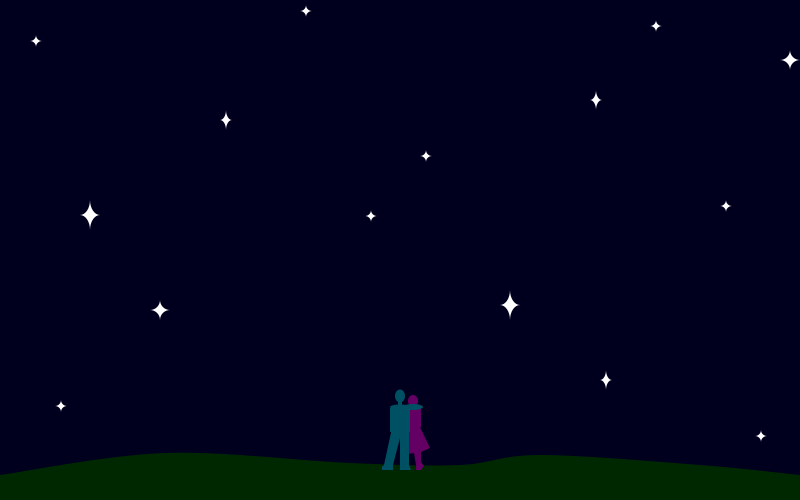
Frame 1 (no input)
Frame 60 (the mouse pressed at the canvas centre just before this capture): identical to frame 1, image omitted
Frame 120 (the mouse held since frame 60 and released just before this capture): identical to frame 1, image omitted

The Processing sketch that drew this single still picture (run headless with seeded random() and noise(); from frame 60 on, the mouse is pressed at the canvas centre):

// Processing sketch: processing_71181
// ── processing_71181.pde

int star1 = 12;
int star2 = 20;
int star3 = 30;
int star4 = 60;
int star5 = 40;
int letter = 8;

void setup(){
  size(800,500);
  noStroke();
}

void draw(){
  background(0,0,30);
  //land
  fill(0,40,0);
  beginShape();
  curveVertex(0,475);
  curveVertex(0,475);
  curveVertex(165,453);
  curveVertex(350,463);
  curveVertex(460,465);
  curveVertex(540,455);
  curveVertex(700,465);
  curveVertex(800,475);
  curveVertex(800,475);
  endShape();
  rect(0,475,800,30);
  //female
  fill(100,0,100);
  ellipse(413,401,10,12);
  rect(406,409,15,18);
  beginShape();
  vertex(419,425);
  vertex(430,448);
  vertex(421,452);
  vertex(421,462);
  vertex(424,466);
  vertex(421,470);
  vertex(416,470);
  vertex(416,465);
  vertex(414,453);
  vertex(408,454);
  vertex(408,425);
  endShape();
  //male
  fill(0,80,100);
  ellipse(400,396,10,13);
  rect(398,400,4,6);
  ellipse(400,407,20,5);
  rect(390,408,20,24);
  ellipse(413,407,20,6);
  beginShape();
  vertex(409,428);
  vertex(409,465);
  vertex(411,470);
  vertex(400,470);
  vertex(400,438);
  vertex(393,465);
  vertex(393,470);
  vertex(382,470);
  vertex(382,467);
  vertex(384,465);
  vertex(392,428);
  endShape();
  
  //stars
  fill(255);
  rect(30,35,star1,star1);
  fill(0,0,30);
  ellipse(30,35,star1,star1);
  ellipse(30+star1,35,star1,star1);
  ellipse(30,star1+35,star1,star1);
  ellipse(30+star1,35+star1,star1,star1);
  
  fill(255);
  rect(55,400,star1,star1);
  fill(0,0,30);
  ellipse(55,400,star1,star1);
  ellipse(55+star1,400,star1,star1);
  ellipse(55,star1+400,star1,star1);
  ellipse(55+star1,400+star1,star1,star1);
  
  fill(255);
  rect(80,200,star2,star3);
  fill(0,0,30);
  ellipse(80,200,star2,star3);
  ellipse(80+star2,200,star2,star3);
  ellipse(80,star3+200,star2,star3);
  ellipse(80+star2,200+star3,star2,star3);
  
  fill(255);
  rect(150,300,star2,star2);
  fill(0,0,30);
  ellipse(150,300,star2,star2);
  ellipse(150+star2,300,star2,star2);
  ellipse(150,star2+300,star2,star2);
  ellipse(150+star2,300+star2,star2,star2);
  
  fill(255);
  rect(220,110,star1,star2);
  fill(0,0,30);
  ellipse(220,110,star1,star2);
  ellipse(220+star1,110,star1,star2);
  ellipse(220,star2+110,star1,star2);
  ellipse(220+star1,110+star2,star1,star2);
  
  fill(255);
  rect(300,5,star1,star1);
  fill(0,0,30);
  ellipse(300,5,star1,star1);
  ellipse(300+star1,5,star1,star1);
  ellipse(300,star1+5,star1,star1);
  ellipse(300+star1,5+star1,star1,star1);
  
  fill(255);
  rect(365,210,star1,star1);
  fill(0,0,30);
  ellipse(365,210,star1,star1);
  ellipse(365+star1,210,star1,star1);
  ellipse(365,star1+210,star1,star1);
  ellipse(365+star1,210+star1,star1,star1);
  
  fill(255);
  rect(420,150,star1,star1);
  fill(0,0,30);
  ellipse(420,150,star1,star1);
  ellipse(420+star1,150,star1,star1);
  ellipse(420,star1+150,star1,star1);
  ellipse(420+star1,150+star1,star1,star1);
  
  fill(255);
  rect(500,290,star2,star3);
  fill(0,0,30);
  ellipse(500,290,star2,star3);
  ellipse(500+star2,290,star2,star3);
  ellipse(500,star3+290,star2,star3);
  ellipse(500+star2,290+star3,star2,star3);
  
  fill(255);
  rect(590,90,star1,star2);
  fill(0,0,30);
  ellipse(590,90,star1,star2);
  ellipse(590+star1,90,star1,star2);
  ellipse(590,star2+90,star1,star2);
  ellipse(590+star1,90+star2,star1,star2);
  
  fill(255);
  rect(600,370,star1,star2);
  fill(0,0,30);
  ellipse(600,370,star1,star2);
  ellipse(600+star1,370,star1,star2);
  ellipse(600,star2+370,star1,star2);
  ellipse(600+star1,370+star2,star1,star2);
  
  fill(255);
  rect(650,20,star1,star1);
  fill(0,0,30);
  ellipse(650,20,star1,star1);
  ellipse(650+star1,20,star1,star1);
  ellipse(650,star1+20,star1,star1);
  ellipse(650+star1,20+star1,star1,star1);
  
  fill(255);
  rect(720,200,star1,star1);
  fill(0,0,30);
  ellipse(720,200,star1,star1);
  ellipse(720+star1,200,star1,star1);
  ellipse(720,star1+200,star1,star1);
  ellipse(720+star1,200+star1,star1,star1);
  
  fill(255);
  rect(755,430,star1,star1);
  fill(0,0,30);
  ellipse(755,430,star1,star1);
  ellipse(755+star1,430,star1,star1);
  ellipse(755,star1+430,star1,star1);
  ellipse(755+star1,430+star1,star1,star1);
  
  fill(255);
  rect(780,50,star2,star2);
  fill(0,0,30);
  ellipse(780,50,star2,star2);
  ellipse(780+star2,50,star2,star2);
  ellipse(780,star2+50,star2,star2);
  ellipse(780+star2,50+star2,star2,star2);
}


//flashing stars

void mousePressed(){
  fill(255);
  rect(mouseX,mouseY-100,star3,star4);
  fill(0,0,30);
  ellipse(mouseX,mouseY-100,star3,star4);
  ellipse(mouseX+star3,mouseY-100,star3,star4);
  ellipse(mouseX,star4+mouseY-100,star3,star4);
  ellipse(mouseX+star3,mouseY-100+star4,star3,star4);
  
  fill(255);
  rect(mouseX+50,mouseY+70,star2,star3);
  fill(0,0,30);
  ellipse(mouseX+50,mouseY+70,star2,star3);
  ellipse(mouseX+50+star2,mouseY+70,star2,star3);
  ellipse(mouseX+50,star3+mouseY+70,star2,star3);
  ellipse(mouseX+50+star2,mouseY+70+star3,star2,star3);
  
  fill(255);
  rect(mouseX-100,mouseY+50,star3,star3);
  fill(0,0,30);
  ellipse(mouseX-100,mouseY+50,star3,star3);
  ellipse(mouseX-100+star3,mouseY+50,star3,star3);
  ellipse(mouseX-100,star3+mouseY+50,star3,star3);
  ellipse(mouseX-100+star3,mouseY+50+star3,star3,star3);
  
  fill(255);
  rect(mouseX,mouseX-450,star4,star5);
  fill(0,0,30);
  ellipse(mouseX,mouseX-450,star4,star5);
  ellipse(mouseX+star4,mouseX-450,star4,star5);
  ellipse(mouseX,star5+mouseX-450,star4,star5);
  ellipse(mouseX+star4,mouseX-450+star5,star4,star5);
  
  fill(255);
  rect(mouseX/2,mouseY/2,star5,star5);
  fill(0,0,30);
  ellipse(mouseX/2,mouseY/2,star5,star5);
  ellipse(mouseX/2+star5,mouseY/2,star5,star5);
  ellipse(mouseX/2,star5+mouseY/2,star5,star5);
  ellipse(mouseX/2+star5,mouseY/2+star5,star5,star5);
  
  fill(255);
  rect(mouseX-250,mouseY+50,star2,star2);
  fill(0,0,30);
  ellipse(mouseX-250,mouseY+50,star2,star2);
  ellipse(mouseX-250+star2,mouseY+50,star2,star2);
  ellipse(mouseX-250,star2+mouseY+50,star2,star2);
  ellipse(mouseX-250+star2,mouseY+50+star2,star2,star2);
}

void mouseReleased(){
  fill(255);
  rect(mouseY,mouseX,star3,star4);
  fill(0,0,30);
  ellipse(mouseY,mouseX,star3,star4);
  ellipse(mouseY+star3,mouseX,star3,star4);
  ellipse(mouseY,star4+mouseX,star3,star4);
  ellipse(mouseY+star3,mouseX+star4,star3,star4);
  
  fill(255);
  rect(mouseX+150,mouseY-50,star3,star3);
  fill(0,0,30);
  ellipse(mouseX+150,mouseY-50,star3,star3);
  ellipse(mouseX+150+star3,mouseY-50,star3,star3);
  ellipse(mouseX+150,star3+mouseY-50,star3,star3);
  ellipse(mouseX+150+star3,mouseY-50+star3,star3,star3);
  
  fill(255);
  rect(mouseX-70,mouseY-10,star2,star2);
  fill(0,0,30);
  ellipse(mouseX-70,mouseY-10,star2,star2);
  ellipse(mouseX-70+star2,mouseY-10,star2,star2);
  ellipse(mouseX-70,star2+mouseY-10,star2,star2);
  ellipse(mouseX-70+star2,mouseY-10+star2,star2,star2);
  
  fill(255);
  rect(mouseX+150,mouseY+150,star2,star2);
  fill(0,0,30);
  ellipse(mouseX+150,mouseY+150,star2,star2);
  ellipse(mouseX+150+star2,mouseY+150,star2,star2);
  ellipse(mouseX+150,star2+mouseY+150,star2,star2);
  ellipse(mouseX+150+star2,mouseY+150+star2,star2,star2);
  
  fill(255);
  rect(mouseX+250,mouseY,star2,star2);
  fill(0,0,30);
  ellipse(mouseX+250,mouseY,star2,star2);
  ellipse(mouseX+250+star2,mouseY,star2,star2);
  ellipse(mouseX+250,star2+mouseY,star2,star2);
  ellipse(mouseX+250+star2,mouseY+star2,star2,star2);
  
  fill(255);
  rect(mouseY+50,mouseX+170,star5,star4);
  fill(0,0,30);
  ellipse(mouseY+50,mouseX+170,star5,star4);
  ellipse(mouseY+50+star5,mouseX+170,star5,star4);
  ellipse(mouseY+50,star4+mouseX+170,star5,star4);
  ellipse(mouseY+50+star5,mouseX+170+star4,star5,star4);
}


void keyPressed(){
  
  if(key == 'y'){
    
    //letter
    fill(255);
    rect(22,77,letter,letter);
    fill(0,0,30);
    ellipse(22,77,letter,letter);
    ellipse(22+letter,77,letter,letter);
    ellipse(22,letter+77,letter,letter);
    ellipse(22+letter,77+letter,letter,letter);
    
    fill(255);
    rect(34,84,letter,letter);
    fill(0,0,30);
    ellipse(34,84,letter,letter);
    ellipse(34+letter,84,letter,letter);
    ellipse(34,letter+84,letter,letter);
    ellipse(34+letter,84+letter,letter,letter);
    
    fill(255);
    rect(46,91,letter,letter);
    fill(0,0,30);
    ellipse(46,91,letter,letter);
    ellipse(46+letter,91,letter,letter);
    ellipse(46,letter+91,letter,letter);
    ellipse(46+letter,91+letter,letter,letter);
    
    fill(255);
    rect(58,98,letter,letter);
    fill(0,0,30);
    ellipse(58,98,letter,letter);
    ellipse(58+letter,98,letter,letter);
    ellipse(58,letter+98,letter,letter);
    ellipse(58+letter,98+letter,letter,letter);
    
    fill(255);
    rect(63,86,letter,letter);
    fill(0,0,30);
    ellipse(63,86,letter,letter);
    ellipse(63+letter,86,letter,letter);
    ellipse(63,letter+86,letter,letter);
    ellipse(63+letter,86+letter,letter,letter);
    
    fill(255);
    rect(68,74,letter,letter);
    fill(0,0,30);
    ellipse(68,74,letter,letter);
    ellipse(68+letter,74,letter,letter);
    ellipse(68,letter+74,letter,letter);
    ellipse(68+letter,74+letter,letter,letter);
    
    fill(255);
    rect(73,62,letter,letter);
    fill(0,0,30);
    ellipse(73,62,letter,letter);
    ellipse(73+letter,62,letter,letter);
    ellipse(73,letter+62,letter,letter);
    ellipse(73+letter,62+letter,letter,letter);
    
    fill(255);
    rect(61,110,letter,letter);
    fill(0,0,30);
    ellipse(61,110,letter,letter);
    ellipse(61+letter,110,letter,letter);
    ellipse(61,letter+110,letter,letter);
    ellipse(61+letter,110+letter,letter,letter);
    
    fill(255);
    rect(64,122,letter,letter);
    fill(0,0,30);
    ellipse(64,122,letter,letter);
    ellipse(64+letter,122,letter,letter);
    ellipse(64,letter+122,letter,letter);
    ellipse(64+letter,122+letter,letter,letter);
    
    fill(255);
    rect(67,134,letter,letter);
    fill(0,0,30);
    ellipse(67,134,letter,letter);
    ellipse(67+letter,134,letter,letter);
    ellipse(67,letter+134,letter,letter);
    ellipse(67+letter,134+letter,letter,letter);
  
    //extra stars
    fill(255);
    rect(270,350,star2,star3);
    fill(0,0,30);
    ellipse(270,350,star2,star3);
    ellipse(270+star2,350,star2,star3);
    ellipse(270,star3+350,star2,star3);
    ellipse(270+star2,350+star3,star2,star3);
      
    fill(255);
    rect(450,70,star2,star3);
    fill(0,0,30);
    ellipse(450,70,star2,star3);
    ellipse(450+star2,70,star2,star3);
    ellipse(450,star3+70,star2,star3);
    ellipse(450+star2,70+star3,star2,star3);
    
    fill(255);
    rect(680,300,star2,star2);
    fill(0,0,30);
    ellipse(680,300,star2,star2);
    ellipse(680+star2,300,star2,star2);
    ellipse(680,star2+300,star2,star2);
    ellipse(680+star2,300+star2,star2,star2);
  }
    
  if (key == 'o'){
    
    //letter
    fill(255);
    rect(112,50,letter,letter);
    fill(0,0,30);
    ellipse(112,50,letter,letter);
    ellipse(112+letter,50,letter,letter);
    ellipse(112,letter+50,letter,letter);
    ellipse(112+letter,50+letter,letter,letter);
    
    fill(255);
    rect(102,60,letter,letter);
    fill(0,0,30);
    ellipse(102,60,letter,letter);
    ellipse(102+letter,60,letter,letter);
    ellipse(102,letter+60,letter,letter);
    ellipse(102+letter,60+letter,letter,letter);
    
    fill(255);
    rect(98,74,letter,letter);
    fill(0,0,30);
    ellipse(98,74,letter,letter);
    ellipse(98+letter,74,letter,letter);
    ellipse(98,letter+74,letter,letter);
    ellipse(98+letter,74+letter,letter,letter);
    
    fill(255);
    rect(98,88,letter,letter);
    fill(0,0,30);
    ellipse(98,88,letter,letter);
    ellipse(98+letter,88,letter,letter);
    ellipse(98,letter+88,letter,letter);
    ellipse(98+letter,88+letter,letter,letter);
    
    fill(255);
    rect(103,102,letter,letter);
    fill(0,0,30);
    ellipse(103,102,letter,letter);
    ellipse(103+letter,102,letter,letter);
    ellipse(103,letter+102,letter,letter);
    ellipse(103+letter,102+letter,letter,letter);
   
    fill(255);
    rect(113,114,letter,letter);
    fill(0,0,30);
    ellipse(113,114,letter,letter);
    ellipse(113+letter,114,letter,letter);
    ellipse(113,letter+114,letter,letter);
    ellipse(113+letter,114+letter,letter,letter);
    
    fill(255);
    rect(128,120,letter,letter);
    fill(0,0,30);
    ellipse(128,120,letter,letter);
    ellipse(128+letter,120,letter,letter);
    ellipse(128,letter+120,letter,letter);
    ellipse(128+letter,120+letter,letter,letter);
    
    fill(255);
    rect(143,118,letter,letter);
    fill(0,0,30);
    ellipse(143,118,letter,letter);
    ellipse(143+letter,118,letter,letter);
    ellipse(143,letter+118,letter,letter);
    ellipse(143+letter,118+letter,letter,letter);
    
    fill(255);
    rect(156,108,letter,letter);
    fill(0,0,30);
    ellipse(156,108,letter,letter);
    ellipse(156+letter,108,letter,letter);
    ellipse(156,letter+108,letter,letter);
    ellipse(156+letter,108+letter,letter,letter);
    
    fill(255);
    rect(162,94,letter,letter);
    fill(0,0,30);
    ellipse(162,94,letter,letter);
    ellipse(162+letter,94,letter,letter);
    ellipse(162,letter+94,letter,letter);
    ellipse(162+letter,94+letter,letter,letter);
    
    fill(255);
    rect(162,78,letter,letter);
    fill(0,0,30);
    ellipse(162,78,letter,letter);
    ellipse(162+letter,78,letter,letter);
    ellipse(162,letter+78,letter,letter);
    ellipse(162+letter,78+letter,letter,letter);
    
    fill(255);
    rect(156,63,letter,letter);
    fill(0,0,30);
    ellipse(156,63,letter,letter);
    ellipse(156+letter,63,letter,letter);
    ellipse(156,letter+63,letter,letter);
    ellipse(156+letter,63+letter,letter,letter);
    
    fill(255);
    rect(145,52,letter,letter);
    fill(0,0,30);
    ellipse(145,52,letter,letter);
    ellipse(145+letter,52,letter,letter);
    ellipse(145,letter+52,letter,letter);
    ellipse(145+letter,52+letter,letter,letter);
    
    fill(255);
    rect(129,47,letter,letter);
    fill(0,0,30);
    ellipse(129,47,letter,letter);
    ellipse(129+letter,47,letter,letter);
    ellipse(129,letter+47,letter,letter);
    ellipse(129+letter,47+letter,letter,letter);
    
    //extra stars
    fill(255);
    rect(280,40,star2,star2);
    fill(0,0,30);
    ellipse(280,40,star2,star2);
    ellipse(280+star2,40,star2,star2);
    ellipse(280,star2+40,star2,star2);
    ellipse(280+star2,40+star2,star2,star2);
    
    fill(255);
    rect(520,180,star2,star2);
    fill(0,0,30);
    ellipse(520,180,star2,star2);
    ellipse(520+star2,180,star2,star2);
    ellipse(520,star2+180,star2,star2);
    ellipse(520+star2,180+star2,star2,star2);
    
    fill(255);
    rect(560,390,star3,star3);
    fill(0,0,30);
    ellipse(560,390,star3,star3);
    ellipse(560+star3,390,star3,star3);
    ellipse(560,star3+390,star3,star3);
    ellipse(560+star3,390+star3,star3,star3);
    
    fill(255);
    rect(680,100,star2,star2);
    fill(0,0,30);
    ellipse(680,100,star2,star2);
    ellipse(680+star2,100,star2,star2);
    ellipse(680,star2+100,star2,star2);
    ellipse(680+star2,100+star2,star2,star2);
  }
  
  if (key == 'u'){
    
    //letter
    fill(255);
    rect(175,32,letter,letter);
    fill(0,0,30);
    ellipse(175,32,letter,letter);
    ellipse(175+letter,32,letter,letter);
    ellipse(175,letter+32,letter,letter);
    ellipse(175+letter,32+letter,letter,letter);
    
    fill(255);
    rect(179,46,letter,letter);
    fill(0,0,30);
    ellipse(179,46,letter,letter);
    ellipse(179+letter,46,letter,letter);
    ellipse(179,letter+46,letter,letter);
    ellipse(179+letter,46+letter,letter,letter);
    
    fill(255);
    rect(183,60,letter,letter);
    fill(0,0,30);
    ellipse(183,60,letter,letter);
    ellipse(183+letter,60,letter,letter);
    ellipse(183,letter+60,letter,letter);
    ellipse(183+letter,60+letter,letter,letter);
    
    fill(255);
    rect(187,74,letter,letter);
    fill(0,0,30);
    ellipse(187,74,letter,letter);
    ellipse(187+letter,74,letter,letter);
    ellipse(187,letter+74,letter,letter);
    ellipse(187+letter,74+letter,letter,letter);
    
    fill(255);
    rect(194,87,letter,letter);
    fill(0,0,30);
    ellipse(194,87,letter,letter);
    ellipse(194+letter,87,letter,letter);
    ellipse(194,letter+87,letter,letter);
    ellipse(194+letter,87+letter,letter,letter);
    
    fill(255);
    rect(207,94,letter,letter);
    fill(0,0,30);
    ellipse(207,94,letter,letter);
    ellipse(207+letter,94,letter,letter);
    ellipse(207,letter+94,letter,letter);
    ellipse(207+letter,94+letter,letter,letter);
    
    fill(255);
    rect(223,90,letter,letter);
    fill(0,0,30);
    ellipse(223,90,letter,letter);
    ellipse(223+letter,90,letter,letter);
    ellipse(223,letter+90,letter,letter);
    ellipse(223+letter,90+letter,letter,letter);
    
    fill(255);
    rect(233,76,letter,letter);
    fill(0,0,30);
    ellipse(233,76,letter,letter);
    ellipse(233+letter,76,letter,letter);
    ellipse(233,letter+76,letter,letter);
    ellipse(233+letter,76+letter,letter,letter);
    
    fill(255);
    rect(231,62,letter,letter);
    fill(0,0,30);
    ellipse(231,62,letter,letter);
    ellipse(231+letter,62,letter,letter);
    ellipse(231,letter+62,letter,letter);
    ellipse(231+letter,62+letter,letter,letter);
    
    fill(255);
    rect(227,48,letter,letter);
    fill(0,0,30);
    ellipse(227,48,letter,letter);
    ellipse(227+letter,48,letter,letter);
    ellipse(227,letter+48,letter,letter);
    ellipse(227+letter,48+letter,letter,letter);
    
    fill(255);
    rect(224,34,letter,letter);
    fill(0,0,30);
    ellipse(224,34,letter,letter);
    ellipse(224+letter,34,letter,letter);
    ellipse(224,letter+34,letter,letter);
    ellipse(224+letter,34+letter,letter,letter);
    
    fill(255);
    rect(220,20,letter,letter);
    fill(0,0,30);
    ellipse(220,20,letter,letter);
    ellipse(220+letter,20,letter,letter);
    ellipse(220,letter+20,letter,letter);
    ellipse(220+letter,20+letter,letter,letter);
    
    //extra stars
    fill(255);
    rect(335,70,star2,star3);
    fill(0,0,30);
    ellipse(335,70,star2,star3);
    ellipse(335+star2,70,star2,star3);
    ellipse(335,star3+70,star2,star3);
    ellipse(335+star2,70+star3,star2,star3);
    
    fill(255);
    rect(390,280,star2,star3);
    fill(0,0,30);
    ellipse(390,280,star2,star3);
    ellipse(390+star2,280,star2,star3);
    ellipse(390,star3+280,star2,star3);
    ellipse(390+star2,280+star3,star2,star3);
    
    fill(255);
    rect(635,220,star2,star3);
    fill(0,0,30);
    ellipse(635,220,star2,star3);
    ellipse(635+star2,220,star2,star3);
    ellipse(635,star3+220,star2,star3);
    ellipse(635+star2,220+star3,star2,star3);
  }
  
  if (key == 'l'){
    
    //letter
    fill(255);
    rect(265,50,letter,letter);
    fill(0,0,30);
    ellipse(265,50,letter,letter);
    ellipse(265+letter,50,letter,letter);
    ellipse(265,letter+50,letter,letter);
    ellipse(265+letter,50+letter,letter,letter);
    
    fill(255);
    rect(268,64,letter,letter);
    fill(0,0,30);
    ellipse(268,64,letter,letter);
    ellipse(268+letter,64,letter,letter);
    ellipse(268,letter+64,letter,letter);
    ellipse(268+letter,64+letter,letter,letter);
    
    fill(255);
    rect(271,78,letter,letter);
    fill(0,0,30);
    ellipse(271,78,letter,letter);
    ellipse(271+letter,78,letter,letter);
    ellipse(271,letter+78,letter,letter);
    ellipse(271+letter,78+letter,letter,letter);
    
    fill(255);
    rect(274,92,letter,letter);
    fill(0,0,30);
    ellipse(274,92,letter,letter);
    ellipse(274+letter,92,letter,letter);
    ellipse(274,letter+92,letter,letter);
    ellipse(274+letter,92+letter,letter,letter);
    
    fill(255);
    rect(277,106,letter,letter);
    fill(0,0,30);
    ellipse(277,106,letter,letter);
    ellipse(277+letter,106,letter,letter);
    ellipse(277,letter+106,letter,letter);
    ellipse(277+letter,106+letter,letter,letter);
    
    fill(255);
    rect(279,118,letter,letter);
    fill(0,0,30);
    ellipse(279,118,letter,letter);
    ellipse(279+letter,118,letter,letter);
    ellipse(279,letter+118,letter,letter);
    ellipse(279+letter,118+letter,letter,letter);
    
    fill(255);
    rect(294,114,letter,letter);
    fill(0,0,30);
    ellipse(294,114,letter,letter);
    ellipse(294+letter,114,letter,letter);
    ellipse(294,letter+114,letter,letter);
    ellipse(294+letter,114+letter,letter,letter);
    
    fill(255);
    rect(309,110,letter,letter);
    fill(0,0,30);
    ellipse(309,110,letter,letter);
    ellipse(309+letter,110,letter,letter);
    ellipse(309,letter+110,letter,letter);
    ellipse(309+letter,110+letter,letter,letter);
    
    fill(255);
    rect(324,107,letter,letter);
    fill(0,0,30);
    ellipse(324,107,letter,letter);
    ellipse(324+letter,107,letter,letter);
    ellipse(324,letter+107,letter,letter);
    ellipse(324+letter,107+letter,letter,letter);
    
    //extra stars
    fill(255);
    rect(50,70,star3,star4);
    fill(0,0,30);
    ellipse(50,70,star3,star4);
    ellipse(50+star3,70,star3,star4);
    ellipse(50,star4+70,star3,star4);
    ellipse(50+star3,70+star4,star3,star4);
    
    fill(255);
    rect(200,170,star2,star3);
    fill(0,0,30);
    ellipse(200,170,star2,star3);
    ellipse(200+star2,170,star2,star3);
    ellipse(200,star3+170,star2,star3);
    ellipse(200+star2,170+star3,star2,star3);
    
    fill(255);
    rect(300,290,star2,star2);
    fill(0,0,30);
    ellipse(300,290,star2,star2);
    ellipse(300+star2,290,star2,star2);
    ellipse(300,star2+290,star2,star2);
    ellipse(300+star2,290+star2,star2,star2);
    
    fill(255);
    rect(530,50,star2,star2);
    fill(0,0,30);
    ellipse(530,50,star2,star2);
    ellipse(530+star2,50,star2,star2);
    ellipse(530,star2+50,star2,star2);
    ellipse(530+star2,50+star2,star2,star2);
    
    fill(255);
    rect(620,220,star2,star2);
    fill(0,0,30);
    ellipse(620,220,star2,star2);
    ellipse(620+star2,220,star2,star2);
    ellipse(620,star2+220,star2,star2);
    ellipse(620+star2,220+star2,star2,star2);
    
    fill(255);
    rect(720,280,star3,star5);
    fill(0,0,30);
    ellipse(720,280,star3,star5);
    ellipse(720+star3,280,star3,star5);
    ellipse(720,star5+280,star3,star5);
    ellipse(720+star3,280+star5,star3,star5);
  }
  
  if (key == 'i'){
    
    //letter
    fill(255);
    rect(330,36,letter,letter);
    fill(0,0,30);
    ellipse(330,36,letter,letter);
    ellipse(330+letter,36,letter,letter);
    ellipse(330,letter+36,letter,letter);
    ellipse(330+letter,36+letter,letter,letter);
    
    fill(255);
    rect(333,50,letter,letter);
    fill(0,0,30);
    ellipse(333,50,letter,letter);
    ellipse(333+letter,50,letter,letter);
    ellipse(333,letter+50,letter,letter);
    ellipse(333+letter,50+letter,letter,letter);
    
    fill(255);
    rect(336,63,letter,letter);
    fill(0,0,30);
    ellipse(336,63,letter,letter);
    ellipse(336+letter,63,letter,letter);
    ellipse(336,letter+63,letter,letter);
    ellipse(336+letter,63+letter,letter,letter);
    
    fill(255);
    rect(339,77,letter,letter);
    fill(0,0,30);
    ellipse(339,77,letter,letter);
    ellipse(339+letter,77,letter,letter);
    ellipse(339,letter+77,letter,letter);
    ellipse(339+letter,77+letter,letter,letter);
    
    fill(255);
    rect(342,91,letter,letter);
    fill(0,0,30);
    ellipse(342,91,letter,letter);
    ellipse(342+letter,91,letter,letter);
    ellipse(342,letter+91,letter,letter);
    ellipse(342+letter,91+letter,letter,letter);
    
    fill(255);
    rect(345,104,letter,letter);
    fill(0,0,30);
    ellipse(345,104,letter,letter);
    ellipse(345+letter,104,letter,letter);
    ellipse(345,letter+104,letter,letter);
    ellipse(345+letter,104+letter,letter,letter);
    
    //extra stars
    fill(255);
    rect(100,320,star2,star2);
    fill(0,0,30);
    ellipse(100,320,star2,star2);
    ellipse(100+star2,320,star2,star2);
    ellipse(100,star2+320,star2,star2);
    ellipse(100+star2,320+star2,star2,star2);
    
    fill(255);
    rect(130,-10,star5,star4);
    fill(0,0,30);
    ellipse(130,-10,star5,star4);
    ellipse(130+star5,-10,star5,star4);
    ellipse(130,star4+-10,star5,star4);
    ellipse(130+star5,-10+star4,star5,star4);
    
    fill(255);
    rect(250,185,star3,star2);
    fill(0,0,30);
    ellipse(250,185,star3,star2);
    ellipse(250+star3,185,star3,star2);
    ellipse(250,star2+185,star3,star2);
    ellipse(250+star3,185+star2,star3,star2);
    
    fill(255);
    rect(580,260,star2,star2);
    fill(0,0,30);
    ellipse(580,260,star2,star2);
    ellipse(580+star2,260,star2,star2);
    ellipse(580,star2+260,star2,star2);
    ellipse(580+star2,260+star2,star2,star2);
    
    fill(255);
    rect(765,130,star5,star4);
    fill(0,0,30);
    ellipse(765,130,star5,star4);
    ellipse(765+star5,130,star5,star4);
    ellipse(765,star4+130,star5,star4);
    ellipse(765+star5,130+star4,star5,star4);
  }
  
  if (key == 'g'){
    
    //letter
    fill(255);
    rect(415,32,letter,letter);
    fill(0,0,30);
    ellipse(415,32,letter,letter);
    ellipse(415+letter,32,letter,letter);
    ellipse(415,letter+32,letter,letter);
    ellipse(415+letter,32+letter,letter,letter);
    
    fill(255);
    rect(402,25,letter,letter);
    fill(0,0,30);
    ellipse(402,25,letter,letter);
    ellipse(402+letter,25,letter,letter);
    ellipse(402,letter+25,letter,letter);
    ellipse(402+letter,25+letter,letter,letter);
    
    fill(255);
    rect(388,24,letter,letter);
    fill(0,0,30);
    ellipse(388,24,letter,letter);
    ellipse(388+letter,24,letter,letter);
    ellipse(388,letter+24,letter,letter);
    ellipse(388+letter,24+letter,letter,letter);
    
    fill(255);
    rect(374,29,letter,letter);
    fill(0,0,30);
    ellipse(374,29,letter,letter);
    ellipse(374+letter,29,letter,letter);
    ellipse(374,letter+29,letter,letter);
    ellipse(374+letter,29+letter,letter,letter);
    
    fill(255);
    rect(364,40,letter,letter);
    fill(0,0,30);
    ellipse(364,40,letter,letter);
    ellipse(364+letter,40,letter,letter);
    ellipse(364,letter+40,letter,letter);
    ellipse(364+letter,40+letter,letter,letter);
    
    fill(255);
    rect(360,55,letter,letter);
    fill(0,0,30);
    ellipse(360,55,letter,letter);
    ellipse(360+letter,55,letter,letter);
    ellipse(360,letter+55,letter,letter);
    ellipse(360+letter,55+letter,letter,letter);
    
    fill(255);
    rect(361,70,letter,letter);
    fill(0,0,30);
    ellipse(361,70,letter,letter);
    ellipse(361+letter,70,letter,letter);
    ellipse(361,letter+70,letter,letter);
    ellipse(361+letter,70+letter,letter,letter);
    
    fill(255);
    rect(366,84,letter,letter);
    fill(0,0,30);
    ellipse(366,84,letter,letter);
    ellipse(366+letter,84,letter,letter);
    ellipse(366,letter+84,letter,letter);
    ellipse(366+letter,84+letter,letter,letter);
    
    fill(255);
    rect(377,94,letter,letter);
    fill(0,0,30);
    ellipse(377,94,letter,letter);
    ellipse(377+letter,94,letter,letter);
    ellipse(377,letter+94,letter,letter);
    ellipse(377+letter,94+letter,letter,letter);
    
    fill(255);
    rect(392,98,letter,letter);
    fill(0,0,30);
    ellipse(392,98,letter,letter);
    ellipse(392+letter,98,letter,letter);
    ellipse(392,letter+98,letter,letter);
    ellipse(392+letter,98+letter,letter,letter);
    
    fill(255);
    rect(407,96,letter,letter);
    fill(0,0,30);
    ellipse(407,96,letter,letter);
    ellipse(407+letter,96,letter,letter);
    ellipse(407,letter+96,letter,letter);
    ellipse(407+letter,96+letter,letter,letter);
    
    fill(255);
    rect(420,88,letter,letter);
    fill(0,0,30);
    ellipse(420,88,letter,letter);
    ellipse(420+letter,88,letter,letter);
    ellipse(420,letter+88,letter,letter);
    ellipse(420+letter,88+letter,letter,letter);
    
    fill(255);
    rect(426,76,letter,letter);
    fill(0,0,30);
    ellipse(426,76,letter,letter);
    ellipse(426+letter,76,letter,letter);
    ellipse(426,letter+76,letter,letter);
    ellipse(426+letter,76+letter,letter,letter);
    
    fill(255);
    rect(427,64,letter,letter);
    fill(0,0,30);
    ellipse(427,64,letter,letter);
    ellipse(427+letter,64,letter,letter);
    ellipse(427,letter+64,letter,letter);
    ellipse(427+letter,64+letter,letter,letter);
    
    fill(255);
    rect(411,65,letter,letter);
    fill(0,0,30);
    ellipse(411,65,letter,letter);
    ellipse(411+letter,65,letter,letter);
    ellipse(411,letter+65,letter,letter);
    ellipse(411+letter,65+letter,letter,letter);
    
    fill(255);
    rect(395,66,letter,letter);
    fill(0,0,30);
    ellipse(395,66,letter,letter);
    ellipse(395+letter,66,letter,letter);
    ellipse(395,letter+66,letter,letter);
    ellipse(395+letter,66+letter,letter,letter);
    
    //extra stars
    fill(255);
    rect(180,60,star2,star3);
    fill(0,0,30);
    ellipse(180,60,star2,star3);
    ellipse(180+star2,60,star2,star3);
    ellipse(180,star3+60,star2,star3);
    ellipse(180+star2,60+star3,star2,star3);
    
    fill(255);
    rect(230,235,star3,star4);
    fill(0,0,30);
    ellipse(230,235,star3,star4);
    ellipse(230+star3,235,star3,star4);
    ellipse(230,star4+235,star3,star4);
    ellipse(230+star3,235+star4,star3,star4);
    
    fill(255);
    rect(600,135,star3,star3);
    fill(0,0,30);
    ellipse(600,135,star3,star3);
    ellipse(600+star3,135,star3,star3);
    ellipse(600,star3+135,star3,star3);
    ellipse(600+star3,135+star3,star3,star3);
  }
  
  if (key == 'h'){
    
    //letter
    fill(255);
    rect(444,23,letter,letter);
    fill(0,0,30);
    ellipse(444,23,letter,letter);
    ellipse(444+letter,23,letter,letter);
    ellipse(444,letter+23,letter,letter);
    ellipse(444+letter,23+letter,letter,letter);
    
    fill(255);
    rect(446,36,letter,letter);
    fill(0,0,30);
    ellipse(446,36,letter,letter);
    ellipse(446+letter,36,letter,letter);
    ellipse(446,letter+36,letter,letter);
    ellipse(446+letter,36+letter,letter,letter);
    
    fill(255);
    rect(448,49,letter,letter);
    fill(0,0,30);
    ellipse(448,49,letter,letter);
    ellipse(448+letter,49,letter,letter);
    ellipse(448,letter+49,letter,letter);
    ellipse(448+letter,49+letter,letter,letter);
    
    fill(255);
    rect(449,62,letter,letter);
    fill(0,0,30);
    ellipse(449,62,letter,letter);
    ellipse(449+letter,62,letter,letter);
    ellipse(449,letter+62,letter,letter);
    ellipse(449+letter,62+letter,letter,letter);
    
    fill(255);
    rect(451,75,letter,letter);
    fill(0,0,30);
    ellipse(451,75,letter,letter);
    ellipse(451+letter,75,letter,letter);
    ellipse(451,letter+75,letter,letter);
    ellipse(451+letter,75+letter,letter,letter);
    
    fill(255);
    rect(453,88,letter,letter);
    fill(0,0,30);
    ellipse(453,88,letter,letter);
    ellipse(453+letter,88,letter,letter);
    ellipse(453,letter+88,letter,letter);
    ellipse(453+letter,88+letter,letter,letter);
    
    fill(255);
    rect(463,52,letter,letter);
    fill(0,0,30);
    ellipse(463,52,letter,letter);
    ellipse(463+letter,52,letter,letter);
    ellipse(463,letter+52,letter,letter);
    ellipse(463+letter,52+letter,letter,letter);
    
    fill(255);
    rect(478,50,letter,letter);
    fill(0,0,30);
    ellipse(478,50,letter,letter);
    ellipse(478+letter,50,letter,letter);
    ellipse(478,letter+50,letter,letter);
    ellipse(478+letter,50+letter,letter,letter);
    
    fill(255);
    rect(493,48,letter,letter);
    fill(0,0,30);
    ellipse(493,48,letter,letter);
    ellipse(493+letter,48,letter,letter);
    ellipse(493,letter+48,letter,letter);
    ellipse(493+letter,48+letter,letter,letter);
    
    fill(255);
    rect(504,13,letter,letter);
    fill(0,0,30);
    ellipse(504,13,letter,letter);
    ellipse(504+letter,13,letter,letter);
    ellipse(504,letter+13,letter,letter);
    ellipse(504+letter,13+letter,letter,letter);
    
    fill(255);
    rect(506,26,letter,letter);
    fill(0,0,30);
    ellipse(506,26,letter,letter);
    ellipse(506+letter,26,letter,letter);
    ellipse(506,letter+26,letter,letter);
    ellipse(506+letter,26+letter,letter,letter);
    
    fill(255);
    rect(508,39,letter,letter);
    fill(0,0,30);
    ellipse(508,39,letter,letter);
    ellipse(508+letter,39,letter,letter);
    ellipse(508,letter+39,letter,letter);
    ellipse(508+letter,39+letter,letter,letter);
    
    fill(255);
    rect(509,52,letter,letter);
    fill(0,0,30);
    ellipse(509,52,letter,letter);
    ellipse(509+letter,52,letter,letter);
    ellipse(509,letter+52,letter,letter);
    ellipse(509+letter,52+letter,letter,letter);
    
    fill(255);
    rect(511,65,letter,letter);
    fill(0,0,30);
    ellipse(511,65,letter,letter);
    ellipse(511+letter,65,letter,letter);
    ellipse(511,letter+65,letter,letter);
    ellipse(511+letter,65+letter,letter,letter);
    
    fill(255);
    rect(513,78,letter,letter);
    fill(0,0,30);
    ellipse(513,78,letter,letter);
    ellipse(513+letter,78,letter,letter);
    ellipse(513,letter+78,letter,letter);
    ellipse(513+letter,78+letter,letter,letter);
    
    //extra stars
    fill(255);
    rect(230,30,star2,star3);
    fill(0,0,30);
    ellipse(230,30,star2,star3);
    ellipse(230+star2,30,star2,star3);
    ellipse(230,star3+30,star2,star3);
    ellipse(230+star2,30+star3,star2,star3);
    
    fill(255);
    rect(400,235,star3,star2);
    fill(0,0,30);
    ellipse(400,235,star3,star2);
    ellipse(400+star3,235,star3,star2);
    ellipse(400,star2+235,star3,star2);
    ellipse(400+star3,235+star2,star3,star2);
    
    fill(255);
    rect(680,350,star3,star4);
    fill(0,0,30);
    ellipse(680,350,star3,star4);
    ellipse(680+star3,350,star3,star4);
    ellipse(680,star4+350,star3,star4);
    ellipse(680+star3,350+star4,star3,star4);
    
    fill(255);
    rect(680,150,star3,star3);
    fill(0,0,30);
    ellipse(680,150,star3,star3);
    ellipse(680+star3,150,star3,star3);
    ellipse(680,star3+150,star3,star3);
    ellipse(680+star3,150+star3,star3,star3);
  }
  
  if (key == 't'){
    
    //letter
    fill(255);
    rect(525,13,letter,letter);
    fill(0,0,30);
    ellipse(525,13,letter,letter);
    ellipse(525+letter,13,letter,letter);
    ellipse(525,letter+13,letter,letter);
    ellipse(525+letter,13+letter,letter,letter);
    
    fill(255);
    rect(541,12,letter,letter);
    fill(0,0,30);
    ellipse(541,12,letter,letter);
    ellipse(541+letter,12,letter,letter);
    ellipse(541,letter+12,letter,letter);
    ellipse(541+letter,12+letter,letter,letter);
    
    fill(255);
    rect(557,11,letter,letter);
    fill(0,0,30);
    ellipse(557,11,letter,letter);
    ellipse(557+letter,11,letter,letter);
    ellipse(557,letter+11,letter,letter);
    ellipse(557+letter,11+letter,letter,letter);
    
    fill(255);
    rect(573,10,letter,letter);
    fill(0,0,30);
    ellipse(573,10,letter,letter);
    ellipse(573+letter,10,letter,letter);
    ellipse(573,letter+10,letter,letter);
    ellipse(573+letter,10+letter,letter,letter);
    
    fill(255);
    rect(589,9,letter,letter);
    fill(0,0,30);
    ellipse(589,9,letter,letter);
    ellipse(589+letter,9,letter,letter);
    ellipse(589,letter+9,letter,letter);
    ellipse(589+letter,9+letter,letter,letter);
    
    fill(255);
    rect(558,25,letter,letter);
    fill(0,0,30);
    ellipse(558,25,letter,letter);
    ellipse(558+letter,25,letter,letter);
    ellipse(558,letter+25,letter,letter);
    ellipse(558+letter,25+letter,letter,letter);
    
    fill(255);
    rect(559,39,letter,letter);
    fill(0,0,30);
    ellipse(559,39,letter,letter);
    ellipse(559+letter,39,letter,letter);
    ellipse(559,letter+39,letter,letter);
    ellipse(559+letter,39+letter,letter,letter);
    
    fill(255);
    rect(560,53,letter,letter);
    fill(0,0,30);
    ellipse(560,53,letter,letter);
    ellipse(560+letter,53,letter,letter);
    ellipse(560,letter+53,letter,letter);
    ellipse(560+letter,53+letter,letter,letter);
    
    fill(255);
    rect(561,67,letter,letter);
    fill(0,0,30);
    ellipse(561,67,letter,letter);
    ellipse(561+letter,67,letter,letter);
    ellipse(561,letter+67,letter,letter);
    ellipse(561+letter,67+letter,letter,letter);
    
    fill(255);
    rect(562,81,letter,letter);
    fill(0,0,30);
    ellipse(562,81,letter,letter);
    ellipse(562+letter,81,letter,letter);
    ellipse(562,letter+81,letter,letter);
    ellipse(562+letter,81+letter,letter,letter);
    
    //extra stars
    fill(255);
    rect(120,230,star1,star2);
    fill(0,0,30);
    ellipse(120,230,star1,star2);
    ellipse(120+star1,230,star1,star2);
    ellipse(120,star2+230,star1,star2);
    ellipse(120+star1,230+star2,star1,star2);
    
    fill(255);
    rect(295,130,star3,star3);
    fill(0,0,30);
    ellipse(295,130,star3,star3);
    ellipse(295+star3,130,star3,star3);
    ellipse(295,star3+130,star3,star3);
    ellipse(295+star3,130+star3,star3,star3);
    
    fill(255);
    rect(435,0,star3,star5);
    fill(0,0,30);
    ellipse(435,0,star3,star5);
    ellipse(435+star3,0,star3,star5);
    ellipse(435,star5+0,star3,star5);
    ellipse(435+star3,0+star5,star3,star5);
    
    fill(255);
    rect(615,340,star3,star2);
    fill(0,0,30);
    ellipse(615,340,star3,star2);
    ellipse(615+star3,340,star3,star2);
    ellipse(615,star2+340,star3,star2);
    ellipse(615+star3,340+star2,star3,star2);
  }
  
  if (key == 'u'){
    fill(255);
    rect(619,43,letter,letter);
    fill(0,0,30);
    ellipse(619,43,letter,letter);
    ellipse(619+letter,43,letter,letter);
    ellipse(619,letter+43,letter,letter);
    ellipse(619+letter,43+letter,letter,letter);
    
    fill(255);
    rect(620,57,letter,letter);
    fill(0,0,30);
    ellipse(620,57,letter,letter);
    ellipse(620+letter,57,letter,letter);
    ellipse(620,letter+57,letter,letter);
    ellipse(620+letter,57+letter,letter,letter);
    
    fill(255);
    rect(621,71,letter,letter);
    fill(0,0,30);
    ellipse(621,71,letter,letter);
    ellipse(621+letter,71,letter,letter);
    ellipse(621,letter+71,letter,letter);
    ellipse(621+letter,71+letter,letter,letter);
    
    fill(255);
    rect(622,84,letter,letter);
    fill(0,0,30);
    ellipse(622,84,letter,letter);
    ellipse(622+letter,84,letter,letter);
    ellipse(622,letter+84,letter,letter);
    ellipse(622+letter,84+letter,letter,letter);
    
    fill(255);
    rect(627,96,letter,letter);
    fill(0,0,30);
    ellipse(627,96,letter,letter);
    ellipse(627+letter,96,letter,letter);
    ellipse(627,letter+96,letter,letter);
    ellipse(627+letter,96+letter,letter,letter);
    
    fill(255);
    rect(639,104,letter,letter);
    fill(0,0,30);
    ellipse(639,104,letter,letter);
    ellipse(639+letter,104,letter,letter);
    ellipse(639,letter+104,letter,letter);
    ellipse(639+letter,104+letter,letter,letter);
    
    fill(255);
    rect(652,104,letter,letter);
    fill(0,0,30);
    ellipse(652,104,letter,letter);
    ellipse(652+letter,104,letter,letter);
    ellipse(652,letter+104,letter,letter);
    ellipse(652+letter,104+letter,letter,letter);
    
    fill(255);
    rect(664,98,letter,letter);
    fill(0,0,30);
    ellipse(664,98,letter,letter);
    ellipse(664+letter,98,letter,letter);
    ellipse(664,letter+98,letter,letter);
    ellipse(664+letter,98+letter,letter,letter);
    
    fill(255);
    rect(670,84,letter,letter);
    fill(0,0,30);
    ellipse(670,84,letter,letter);
    ellipse(670+letter,84,letter,letter);
    ellipse(670,letter+84,letter,letter);
    ellipse(670+letter,84+letter,letter,letter);
    
    fill(255);
    rect(669,69,letter,letter);
    fill(0,0,30);
    ellipse(669,69,letter,letter);
    ellipse(669+letter,69,letter,letter);
    ellipse(669,letter+69,letter,letter);
    ellipse(669+letter,69+letter,letter,letter);
    
    fill(255);
    rect(668,54,letter,letter);
    fill(0,0,30);
    ellipse(668,54,letter,letter);
    ellipse(668+letter,54,letter,letter);
    ellipse(668,letter+54,letter,letter);
    ellipse(668+letter,54+letter,letter,letter);
    
    fill(255);
    rect(667,39,letter,letter);
    fill(0,0,30);
    ellipse(667,39,letter,letter);
    ellipse(667+letter,39,letter,letter);
    ellipse(667,letter+39,letter,letter);
    ellipse(667+letter,39+letter,letter,letter);
  }
  
  if (key == 'p'){
    
    //letter
    fill(255);
    rect(691,36,letter,letter);
    fill(0,0,30);
    ellipse(691,36,letter,letter);
    ellipse(691+letter,36,letter,letter);
    ellipse(691,letter+36,letter,letter);
    ellipse(691+letter,36+letter,letter,letter);
    
    fill(255);
    rect(691,50,letter,letter);
    fill(0,0,30);
    ellipse(691,50,letter,letter);
    ellipse(691+letter,50,letter,letter);
    ellipse(691,letter+50,letter,letter);
    ellipse(691+letter,50+letter,letter,letter);
    
    fill(255);
    rect(692,64,letter,letter);
    fill(0,0,30);
    ellipse(692,64,letter,letter);
    ellipse(692+letter,64,letter,letter);
    ellipse(692,letter+64,letter,letter);
    ellipse(692+letter,64+letter,letter,letter);
    
    fill(255);
    rect(692,78,letter,letter);
    fill(0,0,30);
    ellipse(692,78,letter,letter);
    ellipse(692+letter,78,letter,letter);
    ellipse(692,letter+78,letter,letter);
    ellipse(692+letter,78+letter,letter,letter);
    
    fill(255);
    rect(693,92,letter,letter);
    fill(0,0,30);
    ellipse(693,92,letter,letter);
    ellipse(693+letter,92,letter,letter);
    ellipse(693,letter+92,letter,letter);
    ellipse(693+letter,92+letter,letter,letter);
    
    fill(255);
    rect(693,106,letter,letter);
    fill(0,0,30);
    ellipse(693,106,letter,letter);
    ellipse(693+letter,106,letter,letter);
    ellipse(693,letter+106,letter,letter);
    ellipse(693+letter,106+letter,letter,letter);
    
    fill(255);
    rect(705,35,letter,letter);
    fill(0,0,30);
    ellipse(705,35,letter,letter);
    ellipse(705+letter,35,letter,letter);
    ellipse(705,letter+35,letter,letter);
    ellipse(705+letter,35+letter,letter,letter);
    
    fill(255);
    rect(719,35,letter,letter);
    fill(0,0,30);
    ellipse(719,35,letter,letter);
    ellipse(719+letter,35,letter,letter);
    ellipse(719,letter+35,letter,letter);
    ellipse(719+letter,35+letter,letter,letter);
    
    fill(255);
    rect(732,38,letter,letter);
    fill(0,0,30);
    ellipse(732,38,letter,letter);
    ellipse(732+letter,38,letter,letter);
    ellipse(732,letter+38,letter,letter);
    ellipse(732+letter,38+letter,letter,letter);
    
    fill(255);
    rect(741,48,letter,letter);
    fill(0,0,30);
    ellipse(741,48,letter,letter);
    ellipse(741+letter,48,letter,letter);
    ellipse(741,letter+48,letter,letter);
    ellipse(741+letter,48+letter,letter,letter);
    
    fill(255);
    rect(742,60,letter,letter);
    fill(0,0,30);
    ellipse(742,60,letter,letter);
    ellipse(742+letter,60,letter,letter);
    ellipse(742,letter+60,letter,letter);
    ellipse(742+letter,60+letter,letter,letter);
    
    fill(255);
    rect(734,71,letter,letter);
    fill(0,0,30);
    ellipse(734,71,letter,letter);
    ellipse(734+letter,71,letter,letter);
    ellipse(734,letter+71,letter,letter);
    ellipse(734+letter,71+letter,letter,letter);
    
    fill(255);
    rect(720,74,letter,letter);
    fill(0,0,30);
    ellipse(720,74,letter,letter);
    ellipse(720+letter,74,letter,letter);
    ellipse(720,letter+74,letter,letter);
    ellipse(720+letter,74+letter,letter,letter);
    
    fill(255);
    rect(706,74,letter,letter);
    fill(0,0,30);
    ellipse(706,74,letter,letter);
    ellipse(706+letter,74,letter,letter);
    ellipse(706,letter+74,letter,letter);
    ellipse(706+letter,74+letter,letter,letter);
    
    //extra stars
    fill(255);
    rect(100,150,star2,star2);
    fill(0,0,30);
    ellipse(100,150,star2,star2);
    ellipse(100+star2,150,star2,star2);
    ellipse(100,star2+150,star2,star2);
    ellipse(100+star2,150+star2,star2,star2);
    
    fill(255);
    rect(180,350,star2,star3);
    fill(0,0,30);
    ellipse(180,350,star2,star3);
    ellipse(180+star2,350,star2,star3);
    ellipse(180,star3+350,star2,star3);
    ellipse(180+star2,350+star3,star2,star3);
    
    fill(255);
    rect(520,240,star3,star3);
    fill(0,0,30);
    ellipse(520,240,star3,star3);
    ellipse(520+star3,240,star3,star3);
    ellipse(520,star3+240,star3,star3);
    ellipse(520+star3,240+star3,star3,star3);
    
    fill(255);
    rect(720,380,star3,star3);
    fill(0,0,30);
    ellipse(720,380,star3,star3);
    ellipse(720+star3,380,star3,star3);
    ellipse(720,star3+380,star3,star3);
    ellipse(720+star3,380+star3,star3,star3);
  }
  
  if (key == 'm'){
    fill(255);
    rect(195,173,letter,letter);
    fill(0,0,30);
    ellipse(195,173,letter,letter);
    ellipse(195+letter,173,letter,letter);
    ellipse(195,letter+173,letter,letter);
    ellipse(195+letter,173+letter,letter,letter);
    
    fill(255);
    rect(199,188,letter,letter);
    fill(0,0,30);
    ellipse(199,188,letter,letter);
    ellipse(199+letter,188,letter,letter);
    ellipse(199,letter+188,letter,letter);
    ellipse(199+letter,188+letter,letter,letter);
    
    fill(255);
    rect(203,203,letter,letter);
    fill(0,0,30);
    ellipse(203,203,letter,letter);
    ellipse(203+letter,203,letter,letter);
    ellipse(203,letter+203,letter,letter);
    ellipse(203+letter,203+letter,letter,letter);
    
    fill(255);
    rect(207,218,letter,letter);
    fill(0,0,30);
    ellipse(207,218,letter,letter);
    ellipse(207+letter,218,letter,letter);
    ellipse(207,letter+218,letter,letter);
    ellipse(207+letter,218+letter,letter,letter);
    
    fill(255);
    rect(211,233,letter,letter);
    fill(0,0,30);
    ellipse(211,233,letter,letter);
    ellipse(211+letter,233,letter,letter);
    ellipse(211,letter+233,letter,letter);
    ellipse(211+letter,233+letter,letter,letter);
    
    fill(255);
    rect(210,185,letter,letter);
    fill(0,0,30);
    ellipse(210,185,letter,letter);
    ellipse(210+letter,185,letter,letter);
    ellipse(210,letter+185,letter,letter);
    ellipse(210+letter,185+letter,letter,letter);
    
    fill(255);
    rect(225,197,letter,letter);
    fill(0,0,30);
    ellipse(225,197,letter,letter);
    ellipse(225+letter,197,letter,letter);
    ellipse(225,letter+197,letter,letter);
    ellipse(225+letter,197+letter,letter,letter);
    
    fill(255);
    rect(240,209,letter,letter);
    fill(0,0,30);
    ellipse(240,209,letter,letter);
    ellipse(240+letter,209,letter,letter);
    ellipse(240,letter+209,letter,letter);
    ellipse(240+letter,209+letter,letter,letter);
    
    fill(255);
    rect(244,191,letter,letter);
    fill(0,0,30);
    ellipse(244,191,letter,letter);
    ellipse(244+letter,191,letter,letter);
    ellipse(244,letter+191,letter,letter);
    ellipse(244+letter,191+letter,letter,letter);
    
    fill(255);
    rect(248,173,letter,letter);
    fill(0,0,30);
    ellipse(248,173,letter,letter);
    ellipse(248+letter,173,letter,letter);
    ellipse(248,letter+173,letter,letter);
    ellipse(248+letter,173+letter,letter,letter);
    
    fill(255);
    rect(252,155,letter,letter);
    fill(0,0,30);
    ellipse(252,155,letter,letter);
    ellipse(252+letter,155,letter,letter);
    ellipse(252,letter+155,letter,letter);
    ellipse(252+letter,155+letter,letter,letter);
    
    fill(255);
    rect(260,175,letter,letter);
    fill(0,0,30);
    ellipse(260,175,letter,letter);
    ellipse(260+letter,175,letter,letter);
    ellipse(260,letter+175,letter,letter);
    ellipse(260+letter,175+letter,letter,letter);
    
    fill(255);
    rect(264,189,letter,letter);
    fill(0,0,30);
    ellipse(264,189,letter,letter);
    ellipse(264+letter,189,letter,letter);
    ellipse(264,letter+189,letter,letter);
    ellipse(264+letter,189+letter,letter,letter);
    
    fill(255);
    rect(268,203,letter,letter);
    fill(0,0,30);
    ellipse(268,203,letter,letter);
    ellipse(268+letter,203,letter,letter);
    ellipse(268,letter+203,letter,letter);
    ellipse(268+letter,203+letter,letter,letter);
    
    fill(255);
    rect(272,217,letter,letter);
    fill(0,0,30);
    ellipse(272,217,letter,letter);
    ellipse(272+letter,217,letter,letter);
    ellipse(272,letter+217,letter,letter);
    ellipse(272+letter,217+letter,letter,letter);
    
    //extra letters
    fill(255);
    rect(15,310,star3,star3);
    fill(0,0,30);
    ellipse(15,310,star3,star3);
    ellipse(15+star3,310,star3,star3);
    ellipse(15,star3+310,star3,star3);
    ellipse(15+star3,310+star3,star3,star3);
    
    fill(255);
    rect(500,70,star5,star3);
    fill(0,0,30);
    ellipse(500,70,star5,star3);
    ellipse(500+star5,70,star5,star3);
    ellipse(500,star3+70,star5,star3);
    ellipse(500+star5,70+star3,star5,star3);
    
    fill(255);
    rect(770,290,star3,star3);
    fill(0,0,30);
    ellipse(770,290,star3,star3);
    ellipse(770+star3,290,star3,star3);
    ellipse(770,star3+290,star3,star3);
    ellipse(770+star3,290+star3,star3,star3);
  }
  
  if(key == 'y'){
    fill(255);
    rect(272,150,letter,letter);
    fill(0,0,30);
    ellipse(272,150,letter,letter);
    ellipse(272+letter,150,letter,letter);
    ellipse(272,letter+150,letter,letter);
    ellipse(272+letter,150+letter,letter,letter);
    
    fill(255);
    rect(283,159,letter,letter);
    fill(0,0,30);
    ellipse(283,159,letter,letter);
    ellipse(283+letter,159,letter,letter);
    ellipse(283,letter+159,letter,letter);
    ellipse(283+letter,159+letter,letter,letter);
    
    fill(255);
    rect(294,168,letter,letter);
    fill(0,0,30);
    ellipse(294,168,letter,letter);
    ellipse(294+letter,168,letter,letter);
    ellipse(294,letter+168,letter,letter);
    ellipse(294+letter,168+letter,letter,letter);
    
    fill(255);
    rect(305,177,letter,letter);
    fill(0,0,30);
    ellipse(305,177,letter,letter);
    ellipse(305+letter,177,letter,letter);
    ellipse(305,letter+177,letter,letter);
    ellipse(305+letter,177+letter,letter,letter);
    
    fill(255);
    rect(313,165,letter,letter);
    fill(0,0,30);
    ellipse(313,165,letter,letter);
    ellipse(313+letter,165,letter,letter);
    ellipse(313,letter+165,letter,letter);
    ellipse(313+letter,165+letter,letter,letter);
    
    fill(255);
    rect(321,153,letter,letter);
    fill(0,0,30);
    ellipse(321,153,letter,letter);
    ellipse(321+letter,153,letter,letter);
    ellipse(321,letter+153,letter,letter);
    ellipse(321+letter,153+letter,letter,letter);
    
    fill(255);
    rect(329,141,letter,letter);
    fill(0,0,30);
    ellipse(329,141,letter,letter);
    ellipse(329+letter,141,letter,letter);
    ellipse(329,letter+141,letter,letter);
    ellipse(329+letter,141+letter,letter,letter);
    
    fill(255);
    rect(307,190,letter,letter);
    fill(0,0,30);
    ellipse(307,190,letter,letter);
    ellipse(307+letter,190,letter,letter);
    ellipse(307,letter+190,letter,letter);
    ellipse(307+letter,190+letter,letter,letter);
    
    fill(255);
    rect(308,203,letter,letter);
    fill(0,0,30);
    ellipse(308,203,letter,letter);
    ellipse(308+letter,203,letter,letter);
    ellipse(308,letter+203,letter,letter);
    ellipse(308+letter,203+letter,letter,letter);
    
    fill(255);
    rect(310,216,letter,letter);
    fill(0,0,30);
    ellipse(310,216,letter,letter);
    ellipse(310+letter,216,letter,letter);
    ellipse(310,letter+216,letter,letter);
    ellipse(310+letter,216+letter,letter,letter);
  }
  
  if (key == 'l'){
    fill(255);
    rect(385,135,letter,letter);
    fill(0,0,30);
    ellipse(385,135,letter,letter);
    ellipse(385+letter,135,letter,letter);
    ellipse(385,letter+135,letter,letter);
    ellipse(385+letter,135+letter,letter,letter);
    
    fill(255);
    rect(386,149,letter,letter);
    fill(0,0,30);
    ellipse(386,149,letter,letter);
    ellipse(386+letter,149,letter,letter);
    ellipse(386,letter+149,letter,letter);
    ellipse(386+letter,149+letter,letter,letter);
    
    fill(255);
    rect(387,163,letter,letter);
    fill(0,0,30);
    ellipse(387,163,letter,letter);
    ellipse(387+letter,163,letter,letter);
    ellipse(387,letter+163,letter,letter);
    ellipse(387+letter,163+letter,letter,letter);
    
    fill(255);
    rect(388,177,letter,letter);
    fill(0,0,30);
    ellipse(388,177,letter,letter);
    ellipse(388+letter,177,letter,letter);
    ellipse(388,letter+177,letter,letter);
    ellipse(388+letter,177+letter,letter,letter);
    
    fill(255);
    rect(389,190,letter,letter);
    fill(0,0,30);
    ellipse(389,190,letter,letter);
    ellipse(389+letter,190,letter,letter);
    ellipse(389,letter+190,letter,letter);
    ellipse(389+letter,190+letter,letter,letter);
    
    fill(255);
    rect(390,203,letter,letter);
    fill(0,0,30);
    ellipse(390,203,letter,letter);
    ellipse(390+letter,203,letter,letter);
    ellipse(390,letter+203,letter,letter);
    ellipse(390+letter,203+letter,letter,letter);
    
    fill(255);
    rect(403,202,letter,letter);
    fill(0,0,30);
    ellipse(403,202,letter,letter);
    ellipse(403+letter,202,letter,letter);
    ellipse(403,letter+202,letter,letter);
    ellipse(403+letter,202+letter,letter,letter);
    
    fill(255);
    rect(416,201,letter,letter);
    fill(0,0,30);
    ellipse(416,201,letter,letter);
    ellipse(416+letter,201,letter,letter);
    ellipse(416,letter+201,letter,letter);
    ellipse(416+letter,201+letter,letter,letter);
    
    fill(255);
    rect(429,200,letter,letter);
    fill(0,0,30);
    ellipse(429,200,letter,letter);
    ellipse(429+letter,200,letter,letter);
    ellipse(429,letter+200,letter,letter);
    ellipse(429+letter,200+letter,letter,letter);
    
    fill(255);
    rect(442,199,letter,letter);
    fill(0,0,30);
    ellipse(442,199,letter,letter);
    ellipse(442+letter,199,letter,letter);
    ellipse(442,letter+199,letter,letter);
    ellipse(442+letter,199+letter,letter,letter);
  }
  
  if (key == 'i'){
    fill(255);
    rect(465,125,letter,letter);
    fill(0,0,30);
    ellipse(465,125,letter,letter);
    ellipse(465+letter,125,letter,letter);
    ellipse(465,letter+125,letter,letter);
    ellipse(465+letter,125+letter,letter,letter);
    
    fill(255);
    rect(465,139,letter,letter);
    fill(0,0,30);
    ellipse(465,139,letter,letter);
    ellipse(465+letter,139,letter,letter);
    ellipse(465,letter+139,letter,letter);
    ellipse(465+letter,139+letter,letter,letter);
    
    fill(255);
    rect(466,153,letter,letter);
    fill(0,0,30);
    ellipse(466,153,letter,letter);
    ellipse(466+letter,153,letter,letter);
    ellipse(466,letter+153,letter,letter);
    ellipse(466+letter,153+letter,letter,letter);
    
    fill(255);
    rect(466,167,letter,letter);
    fill(0,0,30);
    ellipse(466,167,letter,letter);
    ellipse(466+letter,167,letter,letter);
    ellipse(466,letter+167,letter,letter);
    ellipse(466+letter,167+letter,letter,letter);
    
    fill(255);
    rect(467,181,letter,letter);
    fill(0,0,30);
    ellipse(467,181,letter,letter);
    ellipse(467+letter,181,letter,letter);
    ellipse(467,letter+181,letter,letter);
    ellipse(467+letter,181+letter,letter,letter);
    
    fill(255);
    rect(467,195,letter,letter);
    fill(0,0,30);
    ellipse(467,195,letter,letter);
    ellipse(467+letter,195,letter,letter);
    ellipse(467,letter+195,letter,letter);
    ellipse(467+letter,195+letter,letter,letter);
  }
  
  if (key == 'f'){
    fill(255);
    rect(495,123,letter,letter);
    fill(0,0,30);
    ellipse(495,123,letter,letter);
    ellipse(495+letter,123,letter,letter);
    ellipse(495,letter+123,letter,letter);
    ellipse(495+letter,123+letter,letter,letter);
    
    fill(255);
    rect(495,138,letter,letter);
    fill(0,0,30);
    ellipse(495,138,letter,letter);
    ellipse(495+letter,138,letter,letter);
    ellipse(495,letter+138,letter,letter);
    ellipse(495+letter,138+letter,letter,letter);
    
    fill(255);
    rect(495,152,letter,letter);
    fill(0,0,30);
    ellipse(495,152,letter,letter);
    ellipse(495+letter,152,letter,letter);
    ellipse(495,letter+152,letter,letter);
    ellipse(495+letter,152+letter,letter,letter);
    
    fill(255);
    rect(495,167,letter,letter);
    fill(0,0,30);
    ellipse(495,167,letter,letter);
    ellipse(495+letter,167,letter,letter);
    ellipse(495,letter+167,letter,letter);
    ellipse(495+letter,167+letter,letter,letter);
    
    fill(255);
    rect(495,181,letter,letter);
    fill(0,0,30);
    ellipse(495,181,letter,letter);
    ellipse(495+letter,181,letter,letter);
    ellipse(495,letter+181,letter,letter);
    ellipse(495+letter,181+letter,letter,letter);
    
    fill(255);
    rect(495,196,letter,letter);
    fill(0,0,30);
    ellipse(495,196,letter,letter);
    ellipse(495+letter,196,letter,letter);
    ellipse(495,letter+196,letter,letter);
    ellipse(495+letter,196+letter,letter,letter);
    
    fill(255);
    rect(510,123,letter,letter);
    fill(0,0,30);
    ellipse(510,123,letter,letter);
    ellipse(510+letter,123,letter,letter);
    ellipse(510,letter+123,letter,letter);
    ellipse(510+letter,123+letter,letter,letter);
    
    fill(255);
    rect(525,123,letter,letter);
    fill(0,0,30);
    ellipse(525,123,letter,letter);
    ellipse(525+letter,123,letter,letter);
    ellipse(525,letter+123,letter,letter);
    ellipse(525+letter,123+letter,letter,letter);
    
    fill(255);
    rect(540,123,letter,letter);
    fill(0,0,30);
    ellipse(540,123,letter,letter);
    ellipse(540+letter,123,letter,letter);
    ellipse(540,letter+123,letter,letter);
    ellipse(540+letter,123+letter,letter,letter);
    
    fill(255);
    rect(508,159,letter,letter);
    fill(0,0,30);
    ellipse(508,159,letter,letter);
    ellipse(508+letter,159,letter,letter);
    ellipse(508,letter+159,letter,letter);
    ellipse(508+letter,159+letter,letter,letter);
    
    fill(255);
    rect(523,159,letter,letter);
    fill(0,0,30);
    ellipse(523,159,letter,letter);
    ellipse(523+letter,159,letter,letter);
    ellipse(523,letter+159,letter,letter);
    ellipse(523+letter,159+letter,letter,letter);
    
    //extra stars
    fill(255);
    rect(130,160,star3,star3);
    fill(0,0,30);
    ellipse(130,160,star3,star3);
    ellipse(130+star3,160,star3,star3);
    ellipse(130,star3+160,star3,star3);
    ellipse(130+star3,160+star3,star3,star3);
    
    fill(255);
    rect(220,390,star3,star3);
    fill(0,0,30);
    ellipse(220,390,star3,star3);
    ellipse(220+star3,390,star3,star3);
    ellipse(220,star3+390,star3,star3);
    ellipse(220+star3,390+star3,star3,star3);
    
    fill(255);
    rect(640,130,star3,star3);
    fill(0,0,30);
    ellipse(640,130,star3,star3);
    ellipse(640+star3,130,star3,star3);
    ellipse(640,star3+130,star3,star3);
    ellipse(640+star3,130+star3,star3,star3);
  }
  
  if (key == 'e'){
    fill(255);
    rect(565,124,letter,letter);
    fill(0,0,30);
    ellipse(565,124,letter,letter);
    ellipse(565+letter,124,letter,letter);
    ellipse(565,letter+124,letter,letter);
    ellipse(565+letter,124+letter,letter,letter);
    
    fill(255);
    rect(564,139,letter,letter);
    fill(0,0,30);
    ellipse(564,139,letter,letter);
    ellipse(564+letter,139,letter,letter);
    ellipse(564,letter+139,letter,letter);
    ellipse(564+letter,139+letter,letter,letter);
    
    fill(255);
    rect(563,154,letter,letter);
    fill(0,0,30);
    ellipse(563,154,letter,letter);
    ellipse(563+letter,154,letter,letter);
    ellipse(563,letter+154,letter,letter);
    ellipse(563+letter,154+letter,letter,letter);
    
    fill(255);
    rect(562,169,letter,letter);
    fill(0,0,30);
    ellipse(562,169,letter,letter);
    ellipse(562+letter,169,letter,letter);
    ellipse(562,letter+169,letter,letter);
    ellipse(562+letter,169+letter,letter,letter);
    
    fill(255);
    rect(561,184,letter,letter);
    fill(0,0,30);
    ellipse(561,184,letter,letter);
    ellipse(561+letter,184,letter,letter);
    ellipse(561,letter+184,letter,letter);
    ellipse(561+letter,184+letter,letter,letter);
    
    fill(255);
    rect(560,200,letter,letter);
    fill(0,0,30);
    ellipse(560,200,letter,letter);
    ellipse(560+letter,200,letter,letter);
    ellipse(560,letter+200,letter,letter);
    ellipse(560+letter,200+letter,letter,letter);
    
    fill(255);
    rect(580,125,letter,letter);
    fill(0,0,30);
    ellipse(580,125,letter,letter);
    ellipse(580+letter,125,letter,letter);
    ellipse(580,letter+125,letter,letter);
    ellipse(580+letter,125+letter,letter,letter);
    
    fill(255);
    rect(595,126,letter,letter);
    fill(0,0,30);
    ellipse(595,126,letter,letter);
    ellipse(595+letter,126,letter,letter);
    ellipse(595,letter+126,letter,letter);
    ellipse(595+letter,126+letter,letter,letter);
    
    fill(255);
    rect(610,127,letter,letter);
    fill(0,0,30);
    ellipse(610,127,letter,letter);
    ellipse(610+letter,127,letter,letter);
    ellipse(610,letter+127,letter,letter);
    ellipse(610+letter,127+letter,letter,letter);
    
    fill(255);
    rect(576,161,letter,letter);
    fill(0,0,30);
    ellipse(576,161,letter,letter);
    ellipse(576+letter,161,letter,letter);
    ellipse(576,letter+161,letter,letter);
    ellipse(576+letter,161+letter,letter,letter);
    
    fill(255);
    rect(591,162,letter,letter);
    fill(0,0,30);
    ellipse(591,162,letter,letter);
    ellipse(591+letter,162,letter,letter);
    ellipse(591,letter+162,letter,letter);
    ellipse(591+letter,162+letter,letter,letter);
    
    fill(255);
    rect(575,201,letter,letter);
    fill(0,0,30);
    ellipse(575,201,letter,letter);
    ellipse(575+letter,201,letter,letter);
    ellipse(575,letter+201,letter,letter);
    ellipse(575+letter,201+letter,letter,letter);
    
    fill(255);
    rect(590,202,letter,letter);
    fill(0,0,30);
    ellipse(590,202,letter,letter);
    ellipse(590+letter,202,letter,letter);
    ellipse(590,letter+202,letter,letter);
    ellipse(590+letter,202+letter,letter,letter);
    
    fill(255);
    rect(605,203,letter,letter);
    fill(0,0,30);
    ellipse(605,203,letter,letter);
    ellipse(605+letter,203,letter,letter);
    ellipse(605,letter+203,letter,letter);
    ellipse(605+letter,203+letter,letter,letter);
    
    //extra stars
    fill(255);
    rect(0,290,star3,star2);
    fill(0,0,30);
    ellipse(0,290,star3,star2);
    ellipse(0+star3,290,star3,star2);
    ellipse(0,star2+290,star3,star2);
    ellipse(0+star3,290+star2,star3,star2);
    
    fill(255);
    rect(290,220,star3,star3);
    fill(0,0,30);
    ellipse(290,220,star3,star3);
    ellipse(290+star3,220,star3,star3);
    ellipse(290,star3+220,star3,star3);
    ellipse(290+star3,220+star3,star3,star3);
    
    fill(255);
    rect(380,5,star3,star3);
    fill(0,0,30);
    ellipse(380,5,star3,star3);
    ellipse(380+star3,5,star3,star3);
    ellipse(380,star3+5,star3,star3);
    ellipse(380+star3,5+star3,star3,star3);
    
    fill(255);
    rect(750,380,star4,star3);
    fill(0,0,30);
    ellipse(750,380,star4,star3);
    ellipse(750+star4,380,star4,star3);
    ellipse(750,star3+380,star4,star3);
    ellipse(750+star4,380+star3,star4,star3);
  }
}
